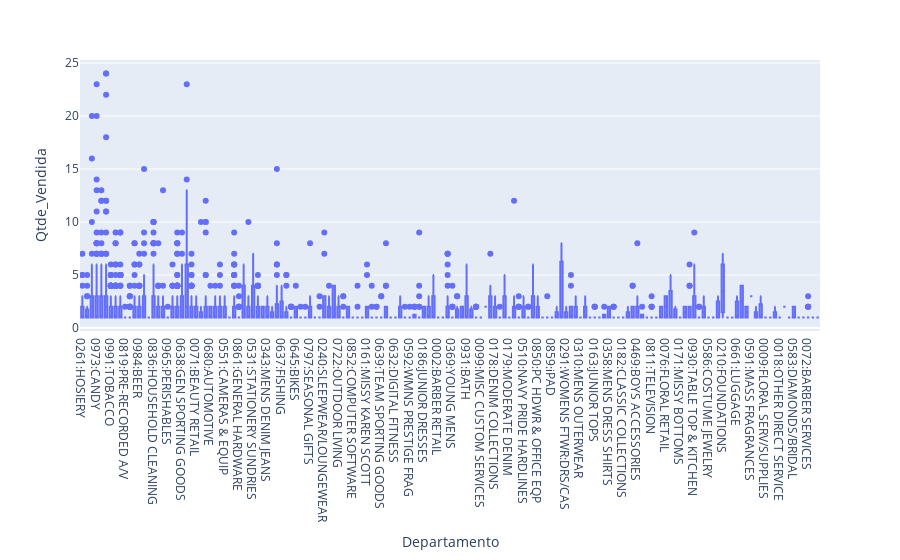

Write notebook code for a chart like this one.
### Code cell
# Qual é a distribuição de unidades vendidas por departamentos nas difetentes trasações

# Avaliar as medidas de posições da variável Qtde Vendida
px.box(df_transacoes, x='Departamento', y='Qtde_Vendida')

### Figure 1 — Plotly figure (JSON) as saved in the notebook; plotly's stock layout.template omitted (floating-point values rounded to 4 significant figures; data arrays with more than 128 entries replaced by an {"elided": "..."} marker saying what was removed)
{"data": [{"alignmentgroup": "True", "hovertemplate": "Departamento=%{x}<br>Qtde_Vendida=%{y}<extra></extra>", "legendgroup": "", "marker": {"color": "#636efa"}, "name": "", "notched": false, "offsetgroup": "", "orientation": "v", "showlegend": false, "type": "box", "x": {"elided": "4390 str values"}, "x0": " ", "xaxis": "x", "y": {"elided": "4390 int values"}, "y0": " ", "yaxis": "y"}], "layout": {"boxmode": "group", "legend": {"tracegroupgap": 0}, "margin": {"t": 60}, "xaxis": {"anchor": "y", "domain": [0, 1], "title": {"text": "Departamento"}}, "yaxis": {"anchor": "x", "domain": [0, 1], "title": {"text": "Qtde_Vendida"}}}}
